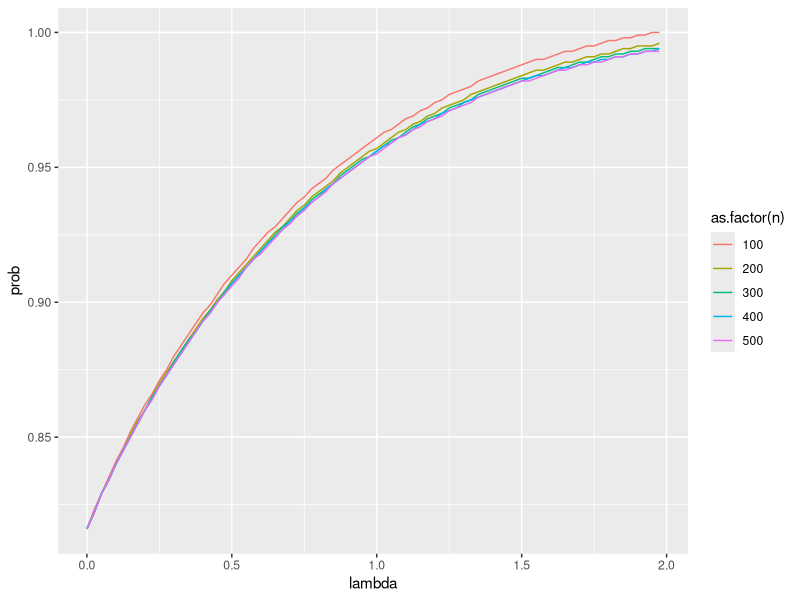

Reproduce this figure in R. (Note: this script raises an error after producing the figure.)
library(tidyverse)

# functions used in all simulations
betaln <- function(a, b) {
  log(beta(a, b))
}

calc_expected_free_energy <- function(alpha, alpha_t, beta_t) {
  nu_t <- alpha_t + beta_t
  mu_t <- alpha_t / nu_t
  kl_div_a <- -betaln(alpha_t, beta_t) +
    (alpha_t - alpha) * digamma(alpha_t) +
    (beta_t - 1) * digamma(beta_t) +
    (alpha + 1 - nu_t) * digamma(nu_t)

  h_a <- - mu_t * digamma(alpha_t + 1) -
    (1 - mu_t) * digamma(beta_t + 1) +
    digamma(nu_t + 1)

  kl_div_a + h_a
}

# find boundary conditions under given parameters in the original model

expected_alpha <- function(p, n) {
  p * n
}

expected_beta <- function(p, n) {
  (1 - p) * n
}

burst_intensity <- function(lambda, p, n) {
  alpha_t <- 1.
  beta_t <- 1.
  alpha <- exp(2 * lambda)
  alpha_t <- alpha_t + expected_alpha(p, n)
  beta_t <- beta_t + expected_beta(p, n)
  g0 <- calc_expected_free_energy(alpha, alpha_t, beta_t)
  alpha_t <- alpha_t + expected_alpha(0., 1)
  beta_t <- beta_t + expected_beta(0., 1)
  g1 <- calc_expected_free_energy(alpha, alpha_t, beta_t)
  - (g1 - g0)
}

detect_burst_prob_bound <- function(params, intensity) {
  d <- data.frame(prob = params, intensity = intensity)
  gz <- d %>% filter(intensity > 0)
  gz %>% filter(intensity == min(gz$intensity))
}

find_boundary_conditions <- function(lambda, probs, n) {
  prob_bounds <- lambda %>%
    lapply(., function(lambda) {
      intensity <- burst_intensity(lambda, probs, n)
      bound <- detect_burst_prob_bound(probs, intensity)
      bound
  }) %>%
    do.call(rbind, .)
  prob_bounds$lambda <- lambda
  prob_bounds
}

# parameter space to explore
probs <- seq(0.001, 1., by = 0.001)
lambdas <- seq(0, 1.99, by = 0.025)
n <- seq(100, 500, by = 100)

boundary_prob_per_lambda <- n %>%
  lapply(., function(n) {
    boundary_condtions <- find_boundary_conditions(lambdas, probs, n)
    boundary_condtions$n <- rep(n, nrow(boundary_condtions))
    boundary_condtions
  }) %>%
  do.call(rbind, .)

ggplot(data = boundary_prob_per_lambda) +
  geom_line(aes(x = lambda, y = prob, color = as.factor(n)))

# find boundary conditions of original model under given parameters
# in the extended model which has asymmetric leraning rate

expected_alpha_ex <- function(p, n, lr) {
  lr * p * n
}

expected_beta_ex <- function(p, n, lr) {
  lr * (1 - p) * n
}

# calculate burst intensity with extended model
burst_intensity_ex <- function(lambda, p, n, lra, lrb) {
  alpha_t <- 1.
  beta_t <- 1.
  alpha <- exp(2 * lambda)
  alpha_t <- alpha_t + expected_alpha_ex(p, n, lra)
  beta_t <- beta_t + expected_beta_ex(p, n, lrb)
  g0 <- calc_expected_free_energy(alpha, alpha_t, beta_t)
  alpha_t <- alpha_t + expected_alpha_ex(0., 1, lra)
  beta_t <- beta_t + expected_beta_ex(0., 1, lrb)
  g1 <- calc_expected_free_energy(alpha, alpha_t, beta_t)
  - (g1 - g0)
}

boundary_condtions_ex <- lambdas %>%
  lapply(., function(lambda) {
    intensity <- burst_intensity_ex(lambda, probs, n, lra, lrb)
    bound <- detect_burst_prob_bound(probs, intensity)
}) %>%
  do.call(rbind, .)

find_boundary_conditions_ex <- function(lambda, probs, n, lra, lrb) {
  prob_bounds <- lambda %>%
    lapply(., function(lambda) {
    intensity <- burst_intensity_ex(lambda, probs, n, lra, lrb)
    bound <- detect_burst_prob_bound(probs, intensity)
    bound
  }) %>%
    do.call(rbind, .)

  prob_bounds$lambda <- lambda[seq_len(nrow(prob_bounds))]
  prob_bounds
}

# parameter space to explore
lra <- seq(0.2, 1., by = 0.2)
lrb <- seq(0.2, 0.01, by = 0.02)
params <- expand.grid(lra, lrb, n)
colnames(params) <- c("lra", "lrb", "n")
params$idx <- seq_len(nrow(params))

boundary_prob_per_lambda_ex <- params %>%
  split(., .$idx) %>%
  lapply(., function(p) {
    n <- p$n
    lra <- p$lra
    lrb <- p$lrb
    boundary_condtions <- find_boundary_conditions_ex(lambdas, probs, n, lra, lrb)
    boundary_condtions$n <- rep(n, nrow(boundary_condtions))
    boundary_condtions$lra <- rep(lra, nrow(boundary_condtions))
    boundary_condtions$lrb <- rep(lrb, nrow(boundary_condtions))
    boundary_condtions
  }) %>%
  do.call(rbind, .)

ggplot(data = boundary_prob_per_lambda_ex) +
  geom_line(aes(x = lambda, y = prob, color = as.factor(n))) +
  facet_grid(~lra~lrb)
